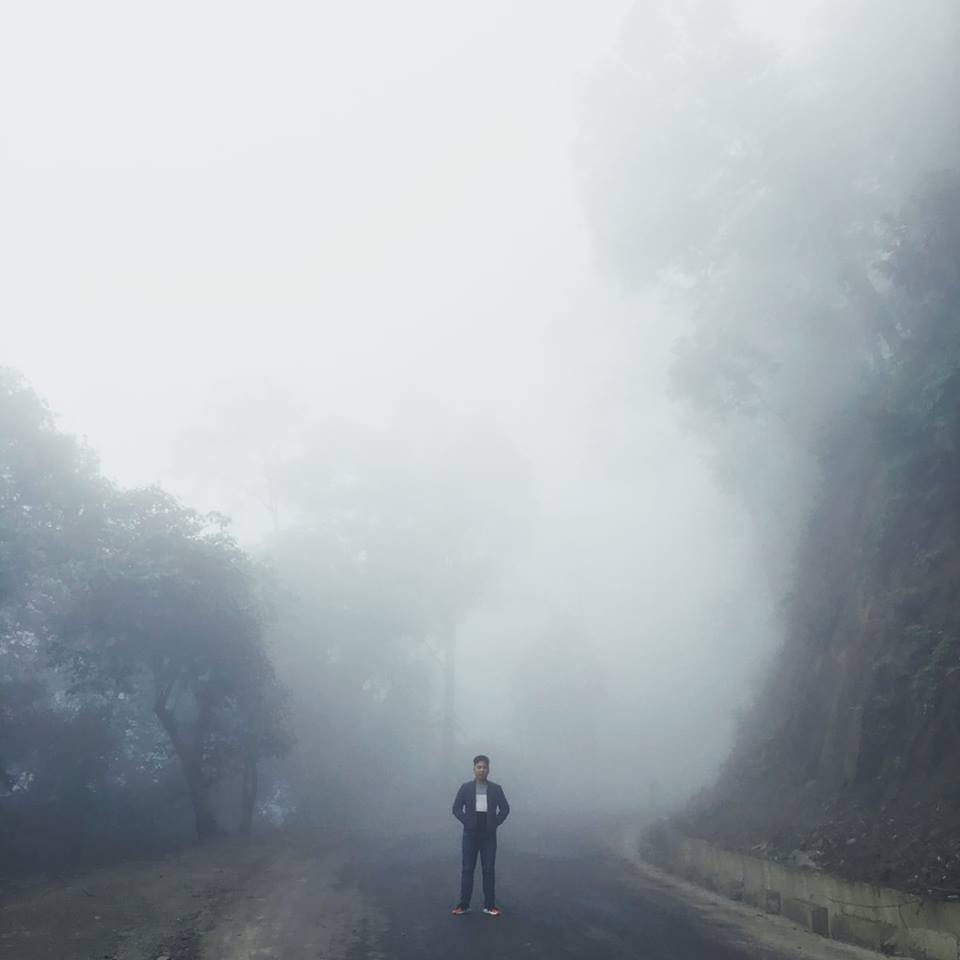
#> input picture opencv/tu.jpg, 960 x 960 px
$ python show_thuoc_tinh_anh.py
#> lines starting #> are read from the running program, lines starting #| are printed output that depends on the picture
import cv2
import numpy as np
image=cv2.imread("tu.jpg")
#> image is the input picture: shape (960, 960, 3); mean B, G, R 180.8, 175.7, 168.8
print("shape:",image.shape[0],image.shape[1])
#| shape: 960 960
print("size:",image.size)
#| size: 2764800
subimg=image[200:700,200:700]# cắt ảnh
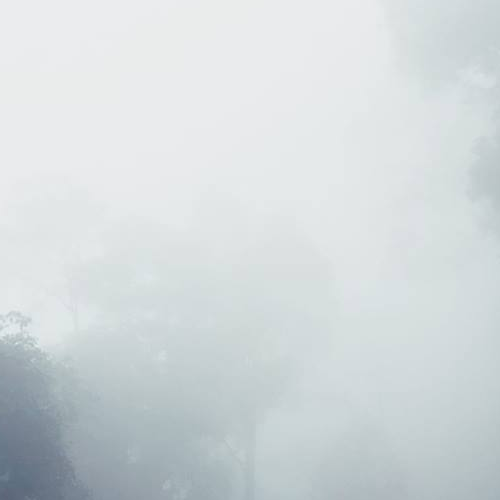
#> subimg: shape (500, 500, 3); mean B, G, R 218.9, 216.7, 210.3
cv2.imshow("image",subimg)
cv2.waitKey(0)

$ run again, with opencv/tach.jpg copied over opencv/tu.jpg
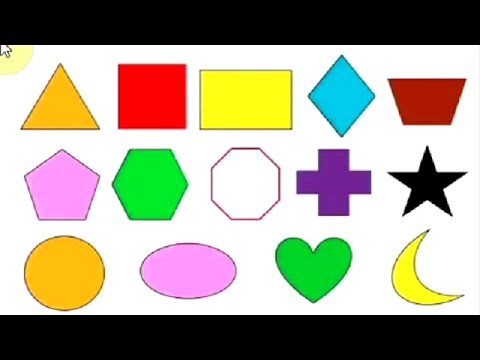
#> input picture opencv/tach.jpg, 480 x 360 px
#> image is the input picture: shape (360, 480, 3); mean B, G, R 143.2, 161.2, 166.1
#| shape: 360 480
#| size: 518400
#> `subimg=image[200:700,200:700]# cắt ảnh`:
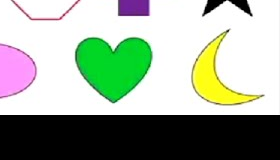
#> subimg: shape (160, 280, 3); mean B, G, R 152.7, 169, 157.8

$ run again, with opencv/tachbienjpg.jpg copied over opencv/tu.jpg
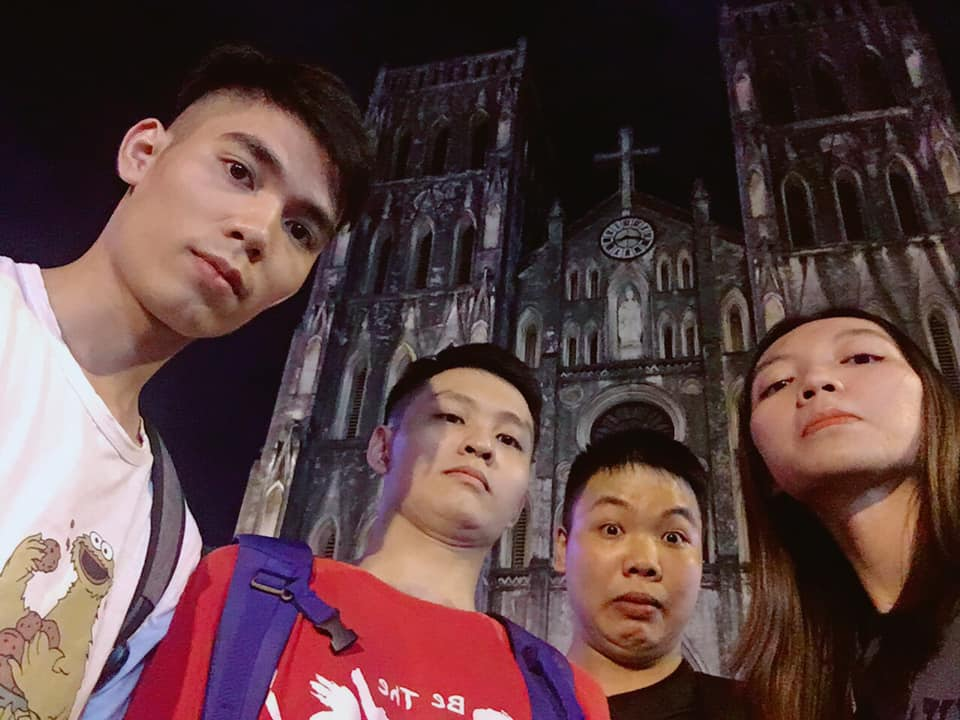
#> input picture opencv/tachbienjpg.jpg, 960 x 720 px
#> image is the input picture: shape (720, 960, 3); mean B, G, R 65.7, 65.8, 92.4
#| shape: 720 960
#| size: 2073600
#> `subimg=image[200:700,200:700]# cắt ảnh`:
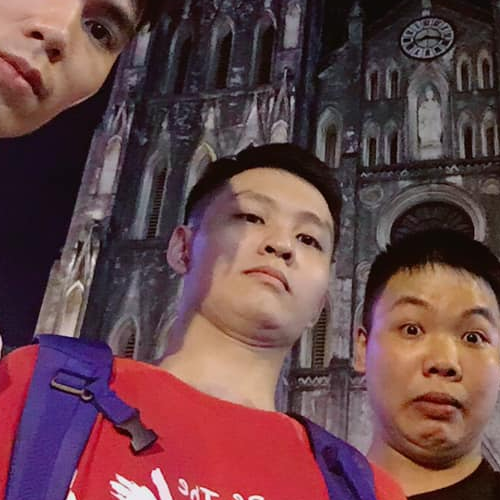
#> subimg: shape (500, 500, 3); mean B, G, R 72.8, 69, 104
